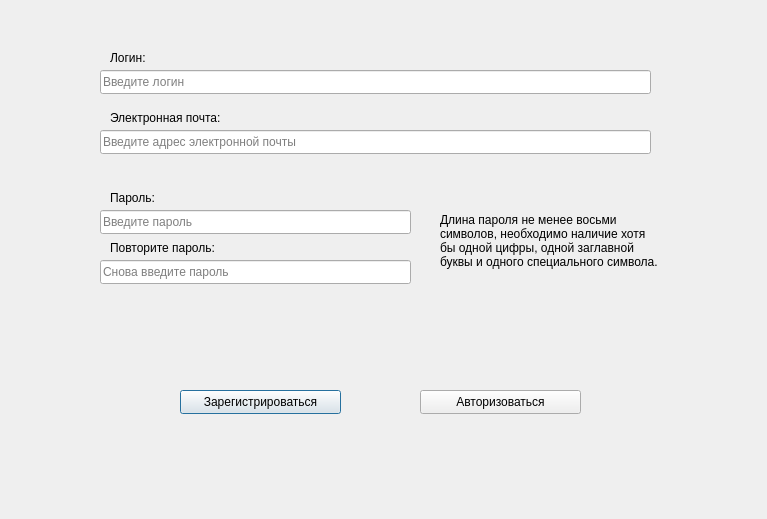
<?xml version="1.0" encoding="UTF-8"?>
<ui version="4.0">
 <class>RegisterDialog</class>
 <widget class="QDialog" name="RegisterDialog">
  <property name="geometry">
   <rect>
    <x>0</x>
    <y>0</y>
    <width>767</width>
    <height>519</height>
   </rect>
  </property>
  <property name="windowTitle">
   <string>Dialog</string>
  </property>
  <widget class="QLineEdit" name="leEmail">
   <property name="geometry">
    <rect>
     <x>100</x>
     <y>130</y>
     <width>551</width>
     <height>24</height>
    </rect>
   </property>
   <property name="placeholderText">
    <string>Введите адрес электронной почты</string>
   </property>
  </widget>
  <widget class="QLineEdit" name="leLogin">
   <property name="geometry">
    <rect>
     <x>100</x>
     <y>70</y>
     <width>551</width>
     <height>24</height>
    </rect>
   </property>
   <property name="placeholderText">
    <string>Введите логин</string>
   </property>
  </widget>
  <widget class="QLineEdit" name="lePass">
   <property name="geometry">
    <rect>
     <x>100</x>
     <y>210</y>
     <width>311</width>
     <height>24</height>
    </rect>
   </property>
   <property name="echoMode">
    <enum>QLineEdit::EchoMode::Password</enum>
   </property>
   <property name="placeholderText">
    <string>Введите пароль</string>
   </property>
  </widget>
  <widget class="QLineEdit" name="leConfirmPass">
   <property name="geometry">
    <rect>
     <x>100</x>
     <y>260</y>
     <width>311</width>
     <height>24</height>
    </rect>
   </property>
   <property name="echoMode">
    <enum>QLineEdit::EchoMode::Password</enum>
   </property>
   <property name="placeholderText">
    <string>Снова введите пароль</string>
   </property>
  </widget>
  <widget class="QLabel" name="label">
   <property name="geometry">
    <rect>
     <x>110</x>
     <y>50</y>
     <width>49</width>
     <height>16</height>
    </rect>
   </property>
   <property name="text">
    <string>Логин:</string>
   </property>
  </widget>
  <widget class="QLabel" name="label_2">
   <property name="geometry">
    <rect>
     <x>110</x>
     <y>110</y>
     <width>141</width>
     <height>16</height>
    </rect>
   </property>
   <property name="text">
    <string>Электронная почта:</string>
   </property>
  </widget>
  <widget class="QLabel" name="label_3">
   <property name="geometry">
    <rect>
     <x>110</x>
     <y>190</y>
     <width>49</width>
     <height>16</height>
    </rect>
   </property>
   <property name="text">
    <string>Пароль:</string>
   </property>
  </widget>
  <widget class="QLabel" name="label_4">
   <property name="geometry">
    <rect>
     <x>110</x>
     <y>240</y>
     <width>131</width>
     <height>16</height>
    </rect>
   </property>
   <property name="text">
    <string>Повторите пароль:</string>
   </property>
  </widget>
  <widget class="QPushButton" name="btnRegister">
   <property name="geometry">
    <rect>
     <x>180</x>
     <y>390</y>
     <width>161</width>
     <height>24</height>
    </rect>
   </property>
   <property name="text">
    <string>Зарегистрироваться</string>
   </property>
  </widget>
  <widget class="QPushButton" name="btnCancel">
   <property name="geometry">
    <rect>
     <x>420</x>
     <y>390</y>
     <width>161</width>
     <height>24</height>
    </rect>
   </property>
   <property name="text">
    <string>Авторизоваться</string>
   </property>
  </widget>
  <widget class="QLabel" name="lblRules">
   <property name="geometry">
    <rect>
     <x>440</x>
     <y>200</y>
     <width>221</width>
     <height>81</height>
    </rect>
   </property>
   <property name="text">
    <string>Длина пароля не менее восьми символов, необходимо наличие хотя бы одной цифры, одной заглавной буквы и одного специального символа.</string>
   </property>
   <property name="wordWrap">
    <bool>true</bool>
   </property>
   <property name="margin">
    <number>3</number>
   </property>
   <property name="indent">
    <number>-1</number>
   </property>
  </widget>
 </widget>
 <resources/>
 <connections/>
</ui>
